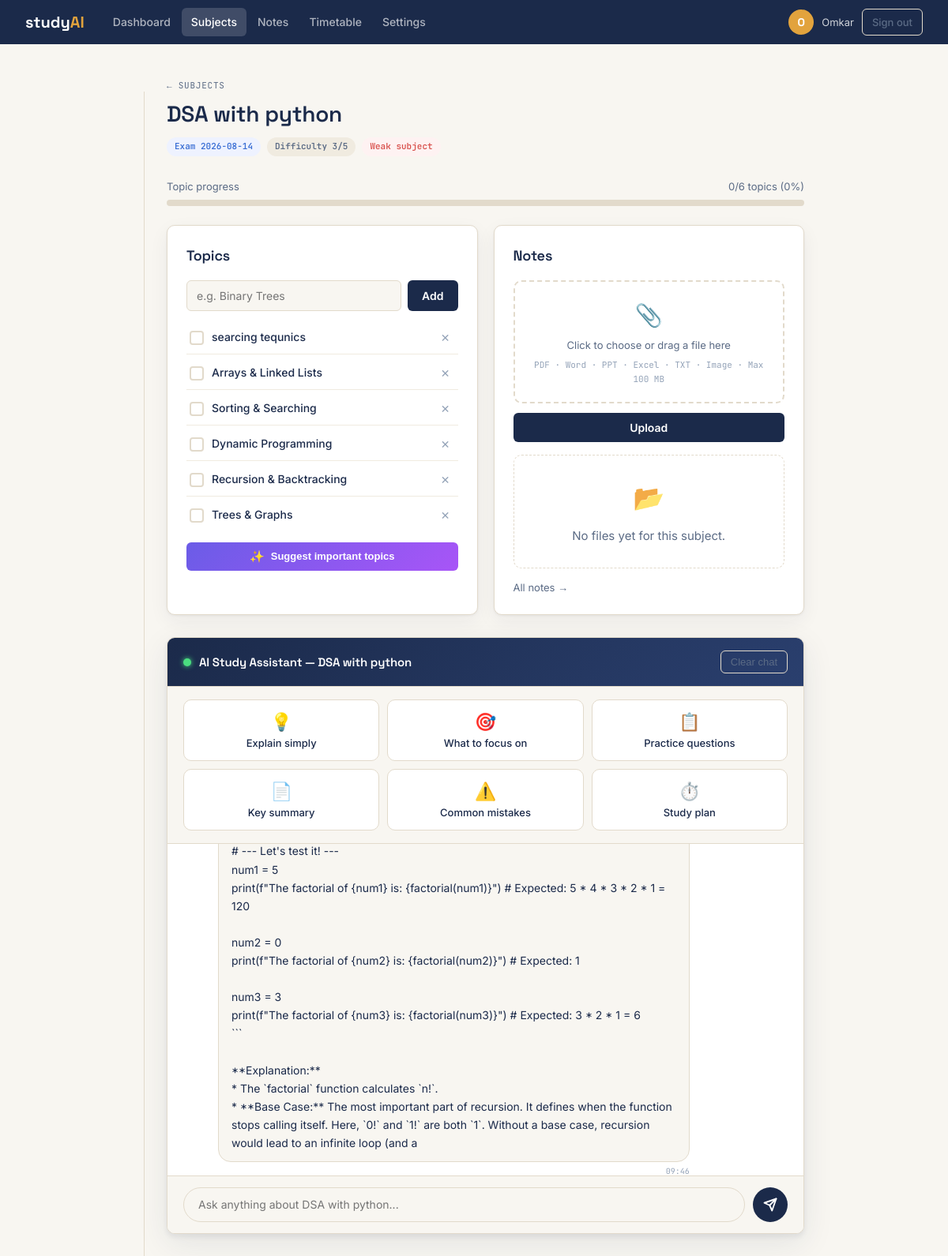
Page /subjects/7 (signed in) on the committed database.
### tables this page shows
CREATE TABLE users (
    id INTEGER PRIMARY KEY AUTOINCREMENT,
    username TEXT UNIQUE NOT NULL,
    email TEXT UNIQUE NOT NULL,
    password_hash TEXT NOT NULL,
    daily_study_hours REAL NOT NULL DEFAULT 4.0,
    created_at TIMESTAMP NOT NULL DEFAULT CURRENT_TIMESTAMP
);

CREATE TABLE subjects (
    id INTEGER PRIMARY KEY AUTOINCREMENT,
    user_id INTEGER NOT NULL,
    name TEXT NOT NULL,
    exam_date DATE NOT NULL,
    difficulty INTEGER NOT NULL DEFAULT 3,
    is_weak INTEGER NOT NULL DEFAULT 0,
    created_at TIMESTAMP NOT NULL DEFAULT CURRENT_TIMESTAMP,
    FOREIGN KEY (user_id) REFERENCES users (id)
);

CREATE TABLE topics (
    id INTEGER PRIMARY KEY AUTOINCREMENT,
    subject_id INTEGER NOT NULL,
    name TEXT NOT NULL,
    is_completed INTEGER NOT NULL DEFAULT 0,
    created_at TIMESTAMP NOT NULL DEFAULT CURRENT_TIMESTAMP,
    completed_at TIMESTAMP,
    FOREIGN KEY (subject_id) REFERENCES subjects (id)
);

CREATE TABLE chat_messages (
    id INTEGER PRIMARY KEY AUTOINCREMENT,
    user_id INTEGER NOT NULL,
    subject_id INTEGER NOT NULL,
    role TEXT NOT NULL CHECK(role IN ('user','assistant')),
    content TEXT NOT NULL,
    created_at TIMESTAMP NOT NULL DEFAULT CURRENT_TIMESTAMP,
    FOREIGN KEY (user_id) REFERENCES users (id),
    FOREIGN KEY (subject_id) REFERENCES subjects (id)
);

### app.py (the view, shortened to what this page needs)
@app.route("/subjects/<int:sid>", methods=["GET","POST"])
@login_required
def subject_detail(sid):
    db = db_module.get_db()
    subject = db.execute("SELECT * FROM subjects WHERE id=? AND user_id=?", (sid, g.user["id"])).fetchone()
    if not subject:
        flash("Subject not found.", "error")
        return redirect(url_for("subjects"))
    topics = db.execute("SELECT * FROM topics WHERE subject_id=? ORDER BY created_at ASC", (sid,)).fetchall()
    notes  = db.execute("SELECT * FROM notes WHERE subject_id=? AND user_id=? ORDER BY uploaded_at DESC", (sid, g.user["id"])).fetchall()
    chat_history = db.execute(
        "SELECT * FROM chat_messages WHERE subject_id=? AND user_id=? ORDER BY created_at ASC LIMIT 50",
        (sid, g.user["id"])).fetchall()
    total = len(topics); done = sum(1 for t in topics if t["is_completed"])
    pct   = round((done/total)*100) if total else 0
    return render_template("subject_detail.html",
        subject=subject, topics=topics, notes=notes,
        chat_history=chat_history,
        total=total, completed=done, completion_percent=pct,
        today=date.today(), human_size=_human, type_label=TYPE_LABEL,
    )

### app.py (called while the page is built)
@app.before_request
def load_user():
    uid = session.get("user_id")
    g.user = db_module.get_db().execute("SELECT * FROM users WHERE id=?", (uid,)).fetchone() if uid else None

def login_required(view):
    @wraps(view)
    def wrapped(**kw):
        if g.user is None:
            flash("Please log in to continue.", "error")
            return redirect(url_for("login"))
        return view(**kw)
    return wrapped

### db.py (called while the page is built)
def get_db():
    if "db" not in g:
        g.db = sqlite3.connect(current_app.config["DATABASE"])
        g.db.row_factory = sqlite3.Row
        g.db.execute("PRAGMA foreign_keys = ON")
    return g.db

### templates/subject_detail.html (shortened to what this page needs)
{% extends 'base.html' %}
{% block content %}
<div class="page-header">
  <div>
    <p class="eyebrow"><a href="{{ url_for('subjects') }}" class="back-link">← Subjects</a></p>
    <h1>{{ subject['name'] }}</h1>
    <div class="subject-chips">
      <span class="chip chip-blue">Exam {{ subject['exam_date'] }}</span>
      <span class="chip chip-grey">Difficulty {{ subject['difficulty'] }}/5</span>
      {% if subject['is_weak'] %}<span class="chip chip-coral">Weak subject</span>{% endif %}
    </div>
  </div>
</div>
<div class="progress-block">
  <div class="progress-header">
    <span>Topic progress</span>
    <span id="prog-label">{{ completed }}/{{ total }} topics ({{ completion_percent }}%)</span>
  </div>
  <div class="progress-track">
  </div>
</div>
<div class="two-col" style="margin-top:24px">
  <div class="card">
    <h2 class="card-title">Topics</h2>
    <form method="post" style="margin-bottom:14px">
      <div class="inline-add">
        <input name="name" type="text" placeholder="e.g. Binary Trees" required>
        <button type="submit" class="btn-primary">Add</button>
      </div>
    </form>
    <div id="topics-wrap">
    {% if topics|length == 0 %}
      <div class="empty-state" id="topics-empty">
        <div class="empty-icon">📝</div>
        <p>No topics yet. Add chapters or units above.</p>
      </div>
    {% else %}
      <div class="topic-list" id="topic-list">
        {% for t in topics %}
        <div class="topic-row" data-id="{{ t['id'] }}">
          <label class="topic-check">
            <span class="checkmark"></span>
            <span class="topic-name {{ 'done' if t['is_completed'] }}">{{ t['name'] }}</span>
          </label>
          <form method="post" action="{{ url_for('delete_topic', tid=t['id']) }}">
            <button type="submit" class="icon-btn" title="Remove">✕</button>
          </form>
        </div>
        {% endfor %}
      </div>
    {% endif %}
    </div>
    <div class="suggest-section">
      <button id="suggest-btn" class="btn-ai">
        <span class="ai-icon">✨</span> Suggest important topics
      </button>
    </div>
  </div>
  <div class="card">
    <h2 class="card-title">Notes</h2>
    <form method="post" action="{{ url_for('upload_note', sid=subject['id']) }}"
          enctype="multipart/form-data">
      <div class="file-drop" id="file-drop">
        <div class="file-drop-inner">
          <span class="file-drop-icon">📎</span>
          <span id="file-name">Click to choose or drag a file here</span>
          <span class="file-types">PDF · Word · PPT · Excel · TXT · Image · Max 100 MB</span>
        </div>
      </div>
      <button type="submit" class="btn-primary btn-block" style="margin-top:12px">Upload</button>
    </form>
    {% if notes|length == 0 %}
    <div class="empty-state" style="margin-top:16px">
      <div class="empty-icon">📂</div>
      <p>No files yet for this subject.</p>
    </div>
    {% endif %}
    <a href="{{ url_for('notes_overview') }}" class="link-sm" style="display:block;margin-top:14px">All notes →</a>
  </div>
</div>
<section class="chat-section">
  <div class="chat-header">
    <div class="chat-title">
      <span class="chat-ai-dot"></span>
      <h2>AI Study Assistant — {{ subject['name'] }}</h2>
    </div>
    <form method="post" action="{{ url_for('clear_chat', sid=subject['id']) }}"
          onsubmit="return confirm('Clear all chat history?')">
      <button type="submit" class="btn-ghost-sm">Clear chat</button>
    </form>
  </div>
  <div class="quick-prompts">
    <button class="qp-card" data-prompt="Explain {{ subject['name'] }} in simple terms with examples.">
      <span class="qp-icon">💡</span>
      <span>Explain simply</span>
    </button>
    <button class="qp-card" data-prompt="What are the most important topics in {{ subject['name'] }} for my exam? I have {{ subject['difficulty'] }} difficulty level.">
      <span class="qp-icon">🎯</span>
      <span>What to focus on</span>
    </button>
    <button class="qp-card" data-prompt="Give me 5 practice questions for {{ subject['name'] }} that are likely to appear in exams.">
      <span class="qp-icon">📋</span>
      <span>Practice questions</span>
    </button>
    <button class="qp-card" data-prompt="Give me a quick summary of the key concepts in {{ subject['name'] }}.">
      <span class="qp-icon">📄</span>
      <span>Key summary</span>
    </button>
    <button class="qp-card" data-prompt="What are common mistakes students make in {{ subject['name'] }} exams and how to avoid them?">
      <span class="qp-icon">⚠️</span>
      <span>Common mistakes</span>
    </button>
    <button class="qp-card" data-prompt="Create a 30-minute study plan for {{ subject['name'] }} focusing on weak areas.">
      <span class="qp-icon">⏱️</span>
      <span>Study plan</span>
    </button>
  </div>
  <div class="chat-window" id="chat-window">
    {% if chat_history|length == 0 %}
    <div class="chat-welcome" id="chat-welcome">
      <div class="chat-welcome-icon">🤖</div>
      <h3>Hi! I'm your AI study assistant for <strong>{{ subject['name'] }}</strong>.</h3>
      <p>Ask me anything — concept explanations, practice questions, summaries, or study tips. Use the quick cards above to get started fast.</p>
    </div>
    {% else %}
    {% for msg in chat_history %}
    <div class="chat-msg chat-{{ msg['role'] }}">
      <div class="msg-bubble">
        <div class="msg-content">{{ msg['content'] | replace('\n','<br>') | safe }}</div>
        <div class="msg-time">{{ msg['created_at'][11:16] }}</div>
      </div>
    </div>
    {% endfor %}
    {% endif %}
  </div>
  <div class="chat-input-row">
    <textarea id="chat-input" placeholder="Ask anything about {{ subject['name'] }}..."
              rows="1"></textarea>
    <button id="chat-send" class="btn-send">
      <svg viewBox="0 0 24 24" fill="none" stroke="currentColor" stroke-width="2.5" stroke-linecap="round" stroke-linejoin="round"><line x1="22" y1="2" x2="11" y2="13"/><polygon points="22 2 15 22 11 13 2 9 22 2"/></svg>
    </button>
  </div>
</section>
{% endblock %}

### templates/base.html (shortened to what this page needs)
<!doctype html>
<html lang="en">
<head>
  <link rel="stylesheet" href="{{ url_for('static', filename='css/style.css') }}">
</head>
<body>
<header class="topbar">
  <a class="wordmark" href="{{ url_for('index') }}">study<span>AI</span></a>
  {% if g.user %}
  <nav class="nav">
    <a href="{{ url_for('dashboard') }}"    class="{{ 'active' if request.endpoint=='dashboard' }}">Dashboard</a>
    <a href="{{ url_for('subjects') }}"     class="{{ 'active' if request.endpoint in ['subjects','subject_detail'] }}">Subjects</a>
    <a href="{{ url_for('notes_overview') }}"class="{{ 'active' if request.endpoint in ['notes_overview','download_note'] }}">Notes</a>
    <a href="{{ url_for('timetable') }}"    class="{{ 'active' if request.endpoint=='timetable' }}">Timetable</a>
    <a href="{{ url_for('settings') }}"     class="{{ 'active' if request.endpoint=='settings' }}">Settings</a>
  </nav>
  <div class="topbar-user">
    <span class="user-avatar">{{ g.user['username'][0].upper() }}</span>
    <span class="user-name">{{ g.user['username'] }}</span>
    <a href="{{ url_for('logout') }}" class="btn-ghost-sm">Sign out</a>
  </div>
  {% endif %}
</header>
<div class="page-shell">
  <main class="page-content">
    {% block content %}{% endblock %}
  </main>
</div>
</body>
</html>

### rows in the picture
users: username "O", user.username "Omkar"
subjects: name "DSA with python", exam_date "2026-08-14", difficulty "3", name "Ask anything about DSA with python..."
topics: name "searcing tequnics"
topics: name "Arrays & Linked Lists"
topics: name "Sorting & Searching"
topics: name "Dynamic Programming"
topics: name "Recursion & Backtracking"
topics: name "Trees & Graphs"
chat_messages: content "# --- Let's test it! --- num1 = 5 print(f\"The factorial of {num1} is: {factorial(num1)}\") # Expected: 5 * 4 * 3 * 2 * 1 = 120 num2 = 0 print(f\"The factorial of {num2} is: {factorial(num2)}\") # Expected: 1 num3 = 3 print(f\"The factorial of {num3} is: {factorial(num3)}\") # Expected: 3 * 2 * 1 = 6 ``` **Explanation:** * The `factorial` function calculates `n!`. * **Base Case:** The most important part of recursion. It defines when the function stops calling itself. Here, `0!` and `1!` are both `1`. Without a base case, recursion would lead to an infinite loop (and a", created_at "09:46"

### other values in the picture
{{ completed }} "0"
{{ total }} "6"
{{ completion_percent }} "0"
